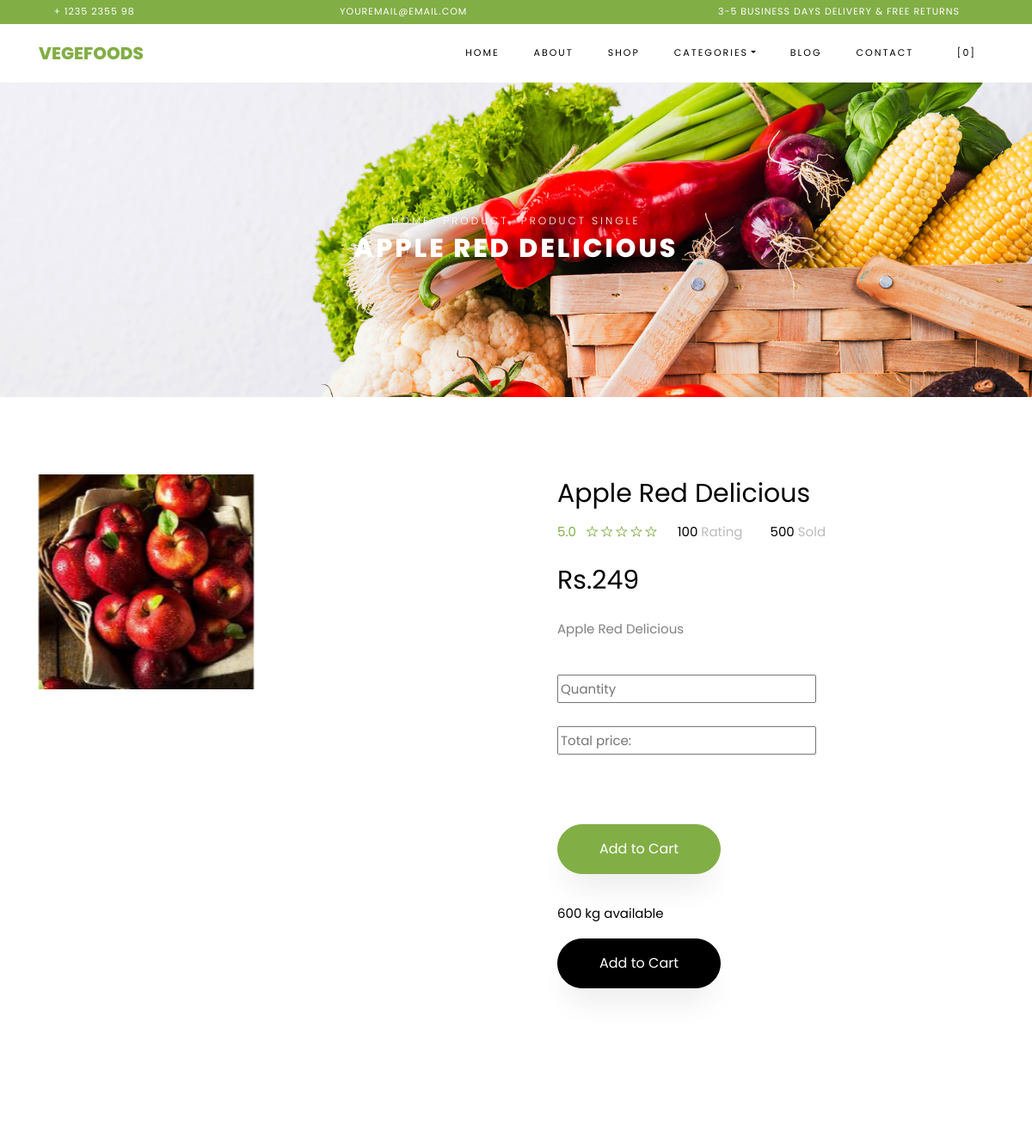
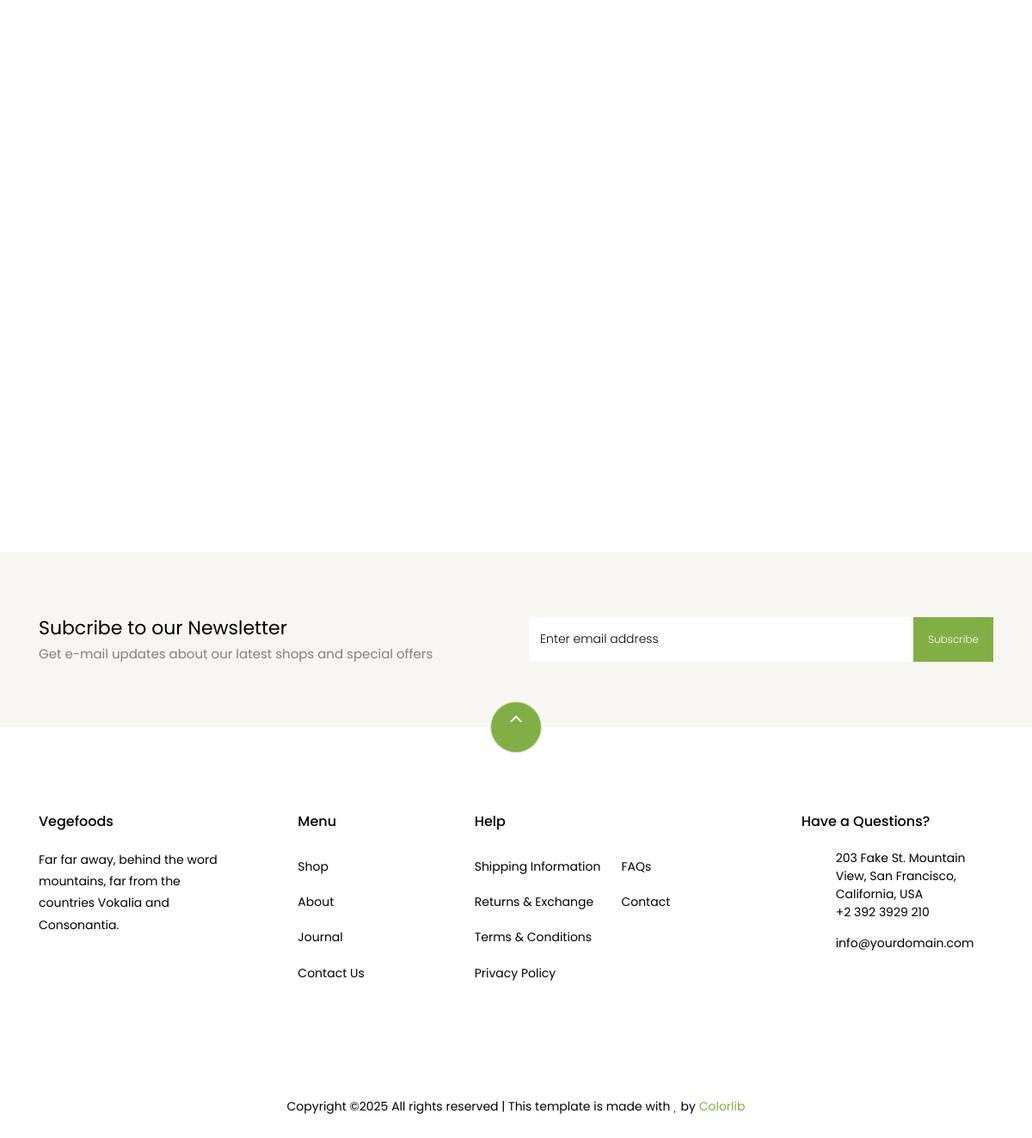
The page /single_product/1 on the database its author committed (2 pictures, top to bottom).
### Backend/models.py (models this page shows)
class ProductDB(models.Model):
    Category = models.CharField(max_length=100, null=True, blank=True)
    Product_Name = models.CharField(max_length=100, null=True, blank=True)
    Product_Price = models.IntegerField(null=True, blank=True)
    Product_Description = models.CharField(max_length=100, null=True, blank=True)
    Product_Image = models.ImageField(upload_to="Product Images", null=True, blank=True)

### Webapp/views.py (the view)
# urls.py: path('single_product/<int:p_id>', views.single_product, name="single_product"),
def single_product(req, p_id):
    cat = categoriesDB.objects.all()
    data = ProductDB.objects.get(id=p_id)
    return render(req, "Single_product.html", {'data': data, 'cat': cat})

### Webapp/templates/Single_product.html (shortened to what this page needs)
<!DOCTYPE html>
{% load static %}
<html lang="en">
  <head>
    <link rel="stylesheet" href="{% static 'Web_Home/css/open-iconic-bootstrap.min.css' %}">
    <link rel="stylesheet" href="{% static 'Web_Home/css/animate.css' %}">
    <link rel="stylesheet" href="{% static 'Web_Home/css/owl.carousel.min.css' %}">
    <link rel="stylesheet" href="{% static 'Web_Home/css/owl.theme.default.min.css' %}">
    <link rel="stylesheet" href="{% static 'Web_Home/css/magnific-popup.css' %}">
    <link rel="stylesheet" href="{% static 'Web_Home/css/aos.css' %}">
    <link rel="stylesheet" href="{% static 'Web_Home/css/ionicons.min.css' %}">
    <link rel="stylesheet" href="{% static 'Web_Home/css/bootstrap-datepicker.css' %}">
    <link rel="stylesheet" href="{% static 'Web_Home/css/jquery.timepicker.css' %}">
    <link rel="stylesheet" href="{% static 'Web_Home/css/flaticon.css' %}">
    <link rel="stylesheet" href="{% static 'Web_Home/css/icomoon.css' %}">
    <link rel="stylesheet" href="{% static 'Web_Home/css/style.css' %}">
  </head>
  <body class="goto-here">
		<div class="py-1 bg-primary">
    	<div class="container">
    		<div class="row no-gutters d-flex align-items-start align-items-center px-md-0">
	    		<div class="col-lg-12 d-block">
		    		<div class="row d-flex">
		    			<div class="col-md pr-4 d-flex topper align-items-center">
					    	<div class="icon mr-2 d-flex justify-content-center align-items-center"><span class="icon-phone2"></span></div>
						    <span class="text">+ 1235 2355 98</span>
					    </div>
					    <div class="col-md pr-4 d-flex topper align-items-center">
					    	<div class="icon mr-2 d-flex justify-content-center align-items-center"><span class="icon-paper-plane"></span></div>
						    <span class="text">youremail@email.com</span>
					    </div>
					    <div class="col-md-5 pr-4 d-flex topper align-items-center text-lg-right">
						    <span class="text">3-5 Business days delivery &amp; Free Returns</span>
					    </div>
				    </div>
			    </div>
		    </div>
		  </div>
    </div>
    <nav class="navbar navbar-expand-lg navbar-dark ftco_navbar bg-dark ftco-navbar-light" id="ftco-navbar">
	    <div class="container">
	      <a class="navbar-brand" href="index.html">Vegefoods</a>
	      <div class="collapse navbar-collapse" id="ftco-nav">
	        <ul class="navbar-nav ml-auto">
	          <li class="nav-item "><a href="{% url 'home' %}" class="nav-link">Home</a></li>
				<li class="nav-item"><a href="{% url 'About' %}" class="nav-link">About</a></li>
				<li class="nav-item"><a href="{% url 'Shop' %}" class="nav-link">Shop</a></li>
	          <li class="nav-item dropdown">
              <a class="nav-link dropdown-toggle" href="#" id="dropdown04" data-toggle="dropdown" aria-haspopup="true" aria-expanded="false">Categories</a>
            </li>
	          <li class="nav-item"><a href="{% url 'Blog' %}" class="nav-link">Blog</a></li>
	          <li class="nav-item"><a href="{% url 'Contact' %}" class="nav-link">Contact</a></li>
	          <li class="nav-item cta cta-colored"><a href="cart.html" class="nav-link"><span class="icon-shopping_cart"></span>[0]</a></li>
	        </ul>
	      </div>
	    </div>
	  </nav>
    <div class="hero-wrap hero-bread" style="background-image: url({% static 'Web_Home/images/bg_1.jpg' %});">
      <div class="container">
        <div class="row no-gutters slider-text align-items-center justify-content-center">
          <div class="col-md-9 ftco-animate text-center">
          	<p class="breadcrumbs"><span class="mr-2"><a href="index.html">Home</a></span> <span class="mr-2"><a href="index.html">Product</a></span> <span>Product Single</span></p>
            <h1 class="mb-0 bread">{{data.Product_Name}}</h1>
          </div>
        </div>
      </div>
    </div>
    <section class="ftco-section">
    	<div class="container">
    		<div class="row">
    			<div class="col-lg-6 mb-5 ftco-animate">
    				<a href="{% static '' %}" class="image-popup"><img src="{{data.Product_Image.url}}" width="250px" height="250px" class="img-fluid" alt="Colorlib Template"></a>
    			</div>
    			<div class="col-lg-6 product-details pl-md-5 ftco-animate">
    				<h3>{{data.Product_Name}}</h3>
    				<div class="rating d-flex">
							<p class="text-left mr-4">
								<a href="#" class="mr-2">5.0</a>
								<a href="#"><span class="ion-ios-star-outline"></span></a>
								<a href="#"><span class="ion-ios-star-outline"></span></a>
								<a href="#"><span class="ion-ios-star-outline"></span></a>
								<a href="#"><span class="ion-ios-star-outline"></span></a>
								<a href="#"><span class="ion-ios-star-outline"></span></a>
							</p>
							<p class="text-left mr-4">
								<a href="#" class="mr-2" style="color: #000;">100 <span style="color: #bbb;">Rating</span></a>
							</p>
							<p class="text-left">
								<a href="#" class="mr-2" style="color: #000;">500 <span style="color: #bbb;">Sold</span></a>
							</p>
						</div>
    				<p class="price"><span>Rs.{{data.Product_Price}}</span></p>
    				<p>{{data.Product_Description}}</p>
						<div class="row mt-4">
							<div class="col-md-6">
							</div>
							<div class="input-group col-md-6 d-flex mb-3">
	             	<form action="{% url 'cart_save' %}" method="post">
						<input type="number" min="1" name="ct_qty" id="qty" placeholder="Quantity"><br><br>
						<input type="text" name="ct_total" id="total"  placeholder="Total price:  "><br><br>
						<input type="hidden" name="ct_u" value="{{request.session.Username}}" readonly><br><br>
						<div class="form-group">
                			<input type="submit" value="Add to Cart" class="btn btn-primary py-3 px-5">
              			</div>
					</form>
	          	</div>
	          	<div class="col-md-12">
	          		<p style="color: #000;">600 kg available</p>
	          	</div>
          	</div>
          	<p><a href="cart.html" class="btn btn-black py-3 px-5">Add to Cart</a></p>
    			</div>
    		</div>
    	</div>
    </section>
    <section class="ftco-section">
    	<div class="container">
				<div class="row justify-content-center mb-3 pb-3">
        </div>
    	</div>
    	<div class="container">
    		<div class="row">
    		</div>
    	</div>
    </section>
		<section class="ftco-section ftco-no-pt ftco-no-pb py-5 bg-light">
      <div class="container py-4">
        <div class="row d-flex justify-content-center py-5">
          <div class="col-md-6">
          	<h2 style="font-size: 22px;" class="mb-0">Subcribe to our Newsletter</h2>
          	<span>Get e-mail updates about our latest shops and special offers</span>
          </div>
          <div class="col-md-6 d-flex align-items-center">
            <form action="#" class="subscribe-form">
              <div class="form-group d-flex">
                <input type="text" class="form-control" placeholder="Enter email address">
                <input type="submit" value="Subscribe" class="submit px-3">
              </div>
            </form>
          </div>
        </div>
      </div>
    </section>
    <footer class="ftco-footer ftco-section">
      <div class="container">
      	<div class="row">
      		<div class="mouse">
						<a href="#" class="mouse-icon">
							<div class="mouse-wheel"><span class="ion-ios-arrow-up"></span></div>
						</a>
					</div>
      	</div>
        <div class="row mb-5">
          <div class="col-md">
            <div class="ftco-footer-widget mb-4">
              <h2 class="ftco-heading-2">Vegefoods</h2>
              <p>Far far away, behind the word mountains, far from the countries Vokalia and Consonantia.</p>
              <ul class="ftco-footer-social list-unstyled float-md-left float-lft mt-5">
              </ul>
            </div>
          </div>
          <div class="col-md">
            <div class="ftco-footer-widget mb-4 ml-md-5">
              <h2 class="ftco-heading-2">Menu</h2>
              <ul class="list-unstyled">
                <li><a href="#" class="py-2 d-block">Shop</a></li>
                <li><a href="#" class="py-2 d-block">About</a></li>
                <li><a href="#" class="py-2 d-block">Journal</a></li>
                <li><a href="#" class="py-2 d-block">Contact Us</a></li>
              </ul>
            </div>
          </div>
          <div class="col-md-4">
             <div class="ftco-footer-widget mb-4">
              <h2 class="ftco-heading-2">Help</h2>
              <div class="d-flex">
	              <ul class="list-unstyled mr-l-5 pr-l-3 mr-4">
	                <li><a href="#" class="py-2 d-block">Shipping Information</a></li>
	                <li><a href="#" class="py-2 d-block">Returns &amp; Exchange</a></li>
	                <li><a href="#" class="py-2 d-block">Terms &amp; Conditions</a></li>
	                <li><a href="#" class="py-2 d-block">Privacy Policy</a></li>
	              </ul>
	              <ul class="list-unstyled">
	                <li><a href="#" class="py-2 d-block">FAQs</a></li>
	                <li><a href="#" class="py-2 d-block">Contact</a></li>
	              </ul>
	            </div>
            </div>
          </div>
          <div class="col-md">
            <div class="ftco-footer-widget mb-4">
            	<h2 class="ftco-heading-2">Have a Questions?</h2>
            	<div class="block-23 mb-3">
	              <ul>
	                <li><span class="icon icon-map-marker"></span><span class="text">203 Fake St. Mountain View, San Francisco, California, USA</span></li>
	                <li><a href="#"><span class="icon icon-phone"></span><span class="text">+2 392 3929 210</span></a></li>
	                <li><a href="#"><span class="icon icon-envelope"></span><span class="text">info@yourdomain.com</span></a></li>
	              </ul>
	            </div>
            </div>
          </div>
        </div>
        <div class="row">
          <div class="col-md-12 text-center">
            <p>
						  Copyright &copy;<script>document.write(new Date().getFullYear());</script> All rights reserved | This template is made with <i class="icon-heart color-danger" aria-hidden="true"></i> by <a href="https://colorlib.com" target="_blank">Colorlib</a>
						</p>
          </div>
        </div>
      </div>
    </footer>
  </body>
</html>

### Webapp/static/Web_Home/css/icomoon.css (style rules this page uses)
[class^="icon-"], [class*=" icon-"] { font-family: 'icomoon' !important; speak: none; font-style: normal; font-weight: normal; font-variant: normal; text-transform: none; line-height: 1; -webkit-font-smoothing: antialiased; -moz-osx-font-smoothing: grayscale; }
.icon-heart:before { content: "\f004"; }
.icon-map-marker:before { content: "\f041"; }
.icon-phone:before { content: "\f095"; }
.icon-envelope:before { content: "\f0e0"; }
.icon-paper-plane:before { content: "\f1d8"; }
.icon-phone2:before { content: "\e0cd"; }
.icon-shopping_cart:before { content: "\e8cc"; }

### rows shown on the page
ProductDB: Product_Name "APPLE RED DELICIOUS", Product_Image (picture), Product_Name "Apple Red Delicious", Product_Price "249", Product_Description "Apple Red Delicious"
